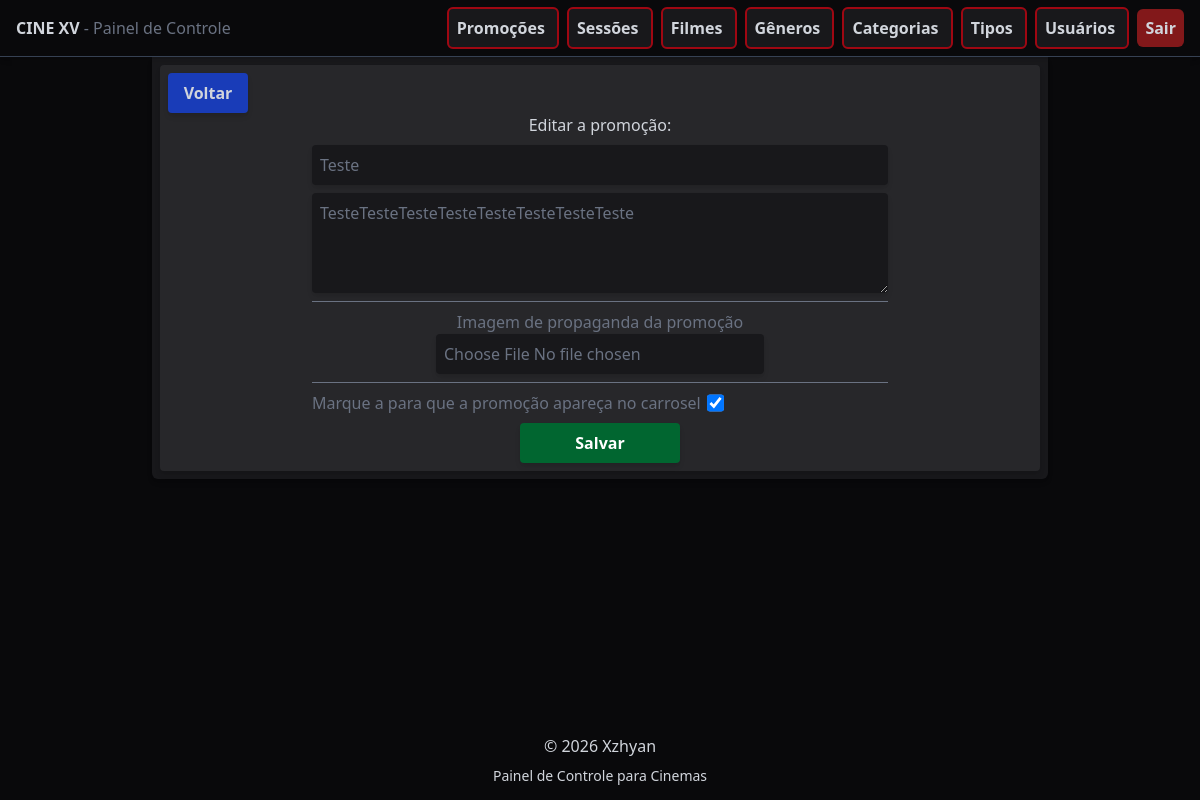
Page /promotions/edit/1 (signed in) on the committed database.
### api/models.py (models this page shows, shortened)
class Promotion(models.Model):
    title = models.CharField(max_length=100)
    desc = models.TextField()
    promo_image = models.FileField(upload_to='promotions/')
    on_carousel = models.BooleanField(default=False)
    modified_by = models.ForeignKey(User, on_delete=models.SET_NULL, null=True, related_name='modified_promotions')
    modified_at = models.DateTimeField(auto_now_add=True)

### control/views.py (the view, shortened to what this page needs)
# urls.py: path('promotions/edit/<int:id>', views.promotion_edit, name='promotion-edit')
@login_required(login_url='user-login')
def promotion_edit(request, id):
    promo = get_object_or_404(Promotion, id=id)
    form = AddPromotionForm(instance=promo)
    context = {
        'form': form,
        'promo': promo
    }
    return render(request, 'promotion/promotion_edit.html', context)

### control/forms.py
class AddPromotionForm(forms.ModelForm):
    class Meta:
        model = Promotion
        fields = ['title', 'desc', 'promo_image', 'on_carousel']
        widgets = {
            'title': forms.TextInput(attrs={
                'class': "bg-zinc-900 hover:bg-zinc-700 transition outline-none p-2 rounded-sm shadow-md",
                'placeholder': "Titulo da promoção"
            }),
            'desc': forms.Textarea(attrs={
                'class': "w-xl h-[100px] bg-zinc-900 hover:bg-zinc-700 transition outline-none p-2 rounded-sm shadow-md",
                'placeholder': "Descrição e informações sobre a promoção..."
            }),
            'promo_image': forms.FileInput(attrs={
                'class': "bg-zinc-900 hover:bg-zinc-700 transition outline-none p-2 rounded-sm shadow-md"
            }),
            'on_carousel': forms.CheckboxInput(attrs={
                'class': "cursor-pointer scale-130"
            })
        }

### control/templates/promotion/promotion_edit.html (shortened to what this page needs)
{% extends 'base.html' %}
{% block content %}
<div class="w-4xl bg-zinc-900 mx-auto p-2 rounded-b-md space-y-2 shadow-md">
    <div class="flex flex-col bg-zinc-800 rounded-sm p-2 shadow-md">
        <a href="{% url 'promotions' %}" class="w-20 text-center bg-blue-800 hover:bg-blue-600 transition font-semibold rounded-sm p-2 shadow-md">
            Voltar
        </a>
        <div class="flex flex-col gap-2 text-center items-center">
            <h1 class="font-normal">
                Editar a promoção:
            </h1>
            <form method="POST" enctype="multipart/form-data" class="flex flex-col gap-2 text-gray-500">
                {{ form.title }}
                {{ form.desc }}
                <hr>
                <div>
                    <p>Imagem de propaganda da promoção</p>
                    {{ form.promo_image }}
                </div>
                <hr>
                <div class="flex gap-2">
                    <p>Marque a para que a promoção apareça no carrosel</p>
                    {{ form.on_carousel }}
                </div>
                <button type="submit" class="w-40 mx-auto bg-green-800 hover:bg-green-600 p-2 rounded-sm text-white font-semibold cursor-pointer transition shadow-md">
                    Salvar
                </button>
            </form>
        </div>
    </div>
</div>
{% endblock %}

### control/static/styles.css (style rules this page uses)
body { background-image: url("background.png"); background-repeat: no-repeat; background-position: center center; background-size: cover; min-height: 100vh; }

### rows in the picture
Promotion: title "Teste", desc "TesteTesteTesteTesteTesteTesteTesteTeste", on_carousel "☑"
